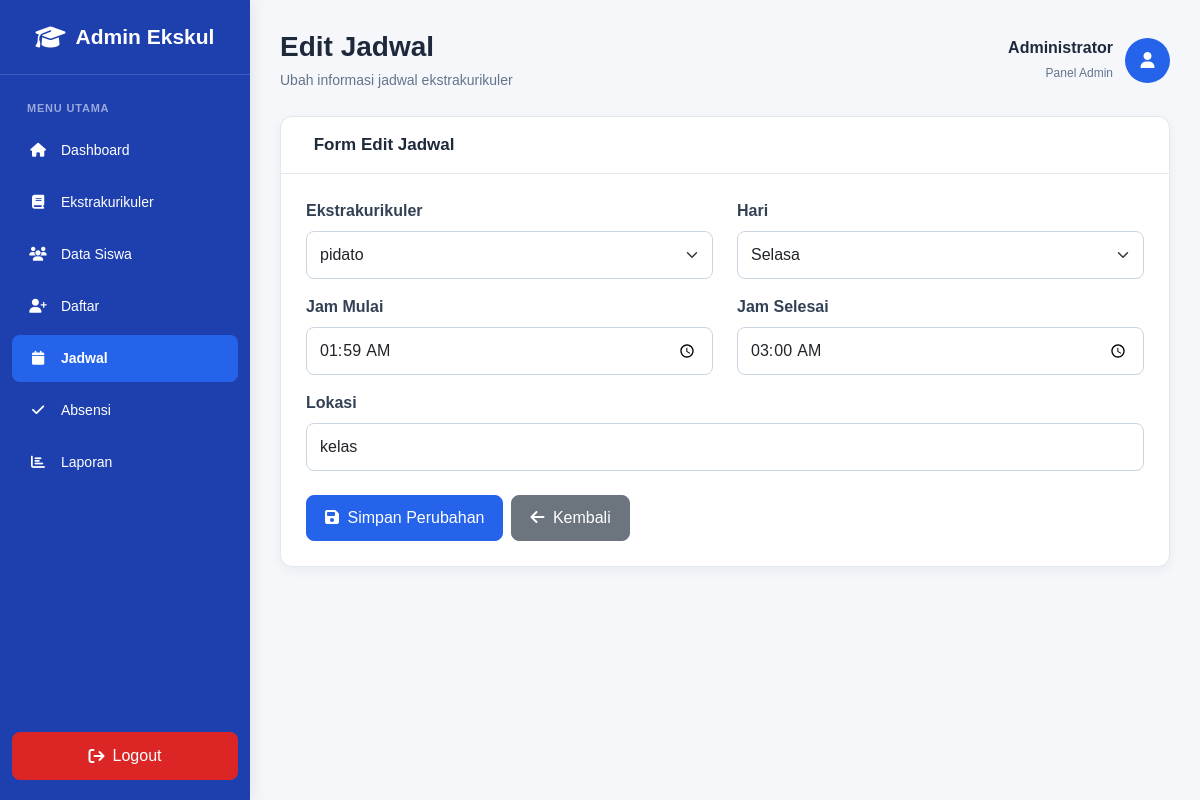
The page /admin/edit_jadwal.php?id=1 on the database its author committed.
### tables this page shows
CREATE TABLE `jadwal` (
  `id` int(11) NOT NULL,
  `ekskul_id` int(11) NOT NULL,
  `hari` varchar(20) NOT NULL,
  `jam_mulai` time NOT NULL,
  `jam_selesai` time NOT NULL,
  `jam` varchar(20) NOT NULL,
  `lokasi` varchar(100) NOT NULL
);

CREATE TABLE `ekstrakurikuler` (
  `id` int(11) NOT NULL,
  `nama_ekskul` varchar(100) NOT NULL,
  `deskripsi` text DEFAULT NULL,
  `pembina` varchar(100) DEFAULT NULL,
  `jadwal` varchar(100) DEFAULT NULL,
  `lokasi` varchar(100) DEFAULT NULL,
  `created_at` timestamp NOT NULL DEFAULT current_timestamp()
);

### admin/edit_jadwal.php (the view, shortened to what this page needs)
<?php
require_once __DIR__ . "/../config/config.php";
$id = (int) $_GET['id'];
$queryJadwal = mysqli_query(
    $conn,
    "SELECT *
     FROM jadwal
     WHERE id = '$id'
     LIMIT 1"
);
$jadwal = mysqli_fetch_assoc($queryJadwal);
$dataEkskul = mysqli_query(
    $conn,
    "SELECT id, nama_ekskul
     FROM ekstrakurikuler
     ORDER BY nama_ekskul ASC"
);
?>
<!DOCTYPE html>
<html lang="id">
<head>
<link
    href="https://cdn.jsdelivr.net/npm/bootstrap@5.3.3/dist/css/bootstrap.min.css"
    rel="stylesheet"
>
<link
    rel="stylesheet"
    href="https://cdnjs.cloudflare.com/ajax/libs/font-awesome/6.5.0/css/all.min.css"
>
</head>
<body>
<div class="sidebar">
    <div class="logo">
        <i class="fa fa-graduation-cap"></i>
        <span>Admin Ekskul</span>
    </div>
    <div class="menu">
        <div class="menu-title">
            Menu Utama
        </div>
        <a href="dashboard_admin.php">
            <i class="fa fa-home"></i>
            <span>Dashboard</span>
        </a>
        <a href="ekstrakurikuler.php">
            <i class="fa fa-book"></i>
            <span>Ekstrakurikuler</span>
        </a>
        <a href="data_siswa.php">
            <i class="fa fa-users"></i>
            <span>Data Siswa</span>
        </a>
        <a href="pendaftaran.php">
            <i class="fa fa-user-plus"></i>
            <span>Daftar</span>
        </a>
        <a
            href="jadwal.php"
            class="active"
        >
            <i class="fa fa-calendar"></i>
            <span>Jadwal</span>
        </a>
        <a href="absensi.php">
            <i class="fa fa-check"></i>
            <span>Absensi</span>
        </a>
        <a href="laporan.php">
            <i class="fa fa-chart-bar"></i>
            <span>Laporan</span>
        </a>
    </div>
    <div class="logout">
        <a href="../logout.php">
            <i class="fa fa-sign-out"></i>
            <span>Logout</span>
        </a>
    </div>
</div>
<div class="content">
    <div class="page-header">
        <div class="page-title">
            <h2>
                Edit Jadwal
            </h2>
            <p>
                Ubah informasi jadwal ekstrakurikuler
            </p>
        </div>
        <div class="admin-profile">
            <div class="admin-text">
                <strong>
                    Administrator
                </strong>
                <span>
                    Panel Admin
                </span>
            </div>
            <div class="admin-icon">
                <i class="fa fa-user"></i>
            </div>
        </div>
    </div>
    <div class="dashboard-card">
        <div class="dashboard-card-header">
            <h5>
                Form Edit Jadwal
            </h5>
        </div>
        <div class="dashboard-card-body">
            <form method="POST">
                <div class="row">
                    <div class="col-md-6 mb-3">
                        <label class="form-label">
                            Ekstrakurikuler
                        </label>
                        <select
                            name="ekskul_id"
                            class="form-select"
                            required
                        >
                            <?php
                            while (
                                $e =
                                mysqli_fetch_assoc($dataEkskul)
                            ) {
                            ?>
                                <option
                                    value="<?= $e['id']; ?>"
                                    <?= (
                                        $e['id']
                                        ==
                                        $jadwal['ekskul_id']
                                    )
                                        ? 'selected'
                                        : ''
                                    ?>
                                >
                                    <?= htmlspecialchars(
                                        $e['nama_ekskul']
                                    ); ?>
                                </option>
                            <?php
                            }
                            ?>
                        </select>
                    </div>
                    <div class="col-md-6 mb-3">
                        <label class="form-label">
                            Hari
                        </label>
                        <select
                            name="hari"
                            class="form-select"
                            required
                        >
                            <option
                                value="Selasa"
                                <?= $jadwal['hari'] == 'Selasa'
                                    ? 'selected'
                                    : ''
                                ?>
                            >
                                Selasa
                            </option>
                        </select>
                    </div>
                    <div class="col-md-6 mb-3">
                        <label class="form-label">
                            Jam Mulai
                        </label>
                        <input
                            type="time"
                            name="jam_mulai"
                            class="form-control"
                            value="<?= htmlspecialchars(
                                $jadwal['jam_mulai']
                            ); ?>"
                            required
                        >
                    </div>
                    <div class="col-md-6 mb-3">
                        <label class="form-label">
                            Jam Selesai
                        </label>
                        <input
                            type="time"
                            name="jam_selesai"
                            class="form-control"
                            value="<?= htmlspecialchars(
                                $jadwal['jam_selesai']
                            ); ?>"
                            required
                        >
                    </div>
                    <div class="col-md-12 mb-4">
                        <label class="form-label">
                            Lokasi
                        </label>
                        <input
                            type="text"
                            name="lokasi"
                            class="form-control"
                            value="<?= htmlspecialchars(
                                $jadwal['lokasi']
                            ); ?>"
                            placeholder="Contoh: Lapangan Sekolah"
                            required
                        >
                    </div>
                </div>
                <div
                    class="d-flex gap-2"
                >
                    <button
                        type="submit"
                        name="update"
                        class="btn btn-primary"
                    >
                        <i class="fa fa-save me-1"></i>
                        Simpan Perubahan
                    </button>
                    <a
                        href="jadwal.php"
                        class="btn btn-secondary"
                    >
                        <i class="fa fa-arrow-left me-1"></i>
                        Kembali
                    </a>
                </div>
            </form>
        </div>
    </div>
</div>
</body>
</html>

### admin/edit_jadwal.php (style rules this page uses)
* { box-sizing: border-box; }
body { margin: 0; background: #f5f7fb; font-family: Arial, Helvetica, sans-serif; color: #1e293b; }
.sidebar { position: fixed; top: 0; left: 0; width: 250px; height: 100vh; background: #1e40af; color: white; z-index: 1000; box-shadow: 3px 0 15px rgba(0,0,0,0.08); }
.logo { height: 75px; display: flex; align-items: center; justify-content: center; gap: 10px; font-size: 21px; font-weight: bold; border-bottom: 1px solid rgba(255,255,255,0.15); }
.logo i { font-size: 24px; }
.menu { padding: 20px 12px; }
.menu-title { color: rgba(255,255,255,0.55); font-size: 11px; font-weight: bold; text-transform: uppercase; padding: 5px 15px 10px; letter-spacing: 0.8px; }
.menu a { display: flex; align-items: center; gap: 12px; color: white; padding: 13px 15px; margin-bottom: 5px; border-radius: 8px; text-decoration: none; font-size: 14px; transition: 0.2s; }
.menu a.active { background: #2563eb; font-weight: bold; }
.menu i { width: 22px; text-align: center; }
.logout { position: absolute; bottom: 20px; left: 12px; right: 12px; }
.logout a { display: flex; justify-content: center; align-items: center; gap: 8px; background: #dc2626; color: white; padding: 12px; border-radius: 8px; text-decoration: none; }
.content { margin-left: 250px; min-height: 100vh; padding: 30px; }
.page-header { display: flex; justify-content: space-between; align-items: center; margin-bottom: 25px; }
.page-title h2 { margin: 0; font-size: 28px; font-weight: bold; }
.page-title p { margin: 6px 0 0; color: #64748b; font-size: 14px; }
.admin-profile { display: flex; align-items: center; gap: 12px; }
.admin-text { text-align: right; }
.admin-text strong { display: block; }
.admin-text span { font-size: 12px; color: #64748b; }
.admin-icon { width: 45px; height: 45px; border-radius: 50%; background: #2563eb; color: white; display: flex; align-items: center; justify-content: center; }
.dashboard-card { background: white; border: 1px solid #e2e8f0; border-radius: 12px; box-shadow: 0 4px 12px rgba(15,23,42,0.05); overflow: hidden; }
.dashboard-card-header { padding: 18px 20px; border-bottom: 1px solid #e2e8f0; }
.dashboard-card-header h5 { margin: 0; font-size: 17px; font-weight: bold; }
.dashboard-card-body { padding: 25px; }
.form-label { font-weight: 600; color: #334155; }
.form-control, .form-select { border-radius: 8px; padding: 11px 13px; border: 1px solid #cbd5e1; }
.btn { border-radius: 8px; padding: 10px 18px; }
.btn-primary { background: #2563eb; border-color: #2563eb; }

### rows shown on the page
jadwal: ekskul_id "pidato", hari "Selasa", jam_mulai "01:59:00", jam_selesai "03:00:00", lokasi "kelas"
